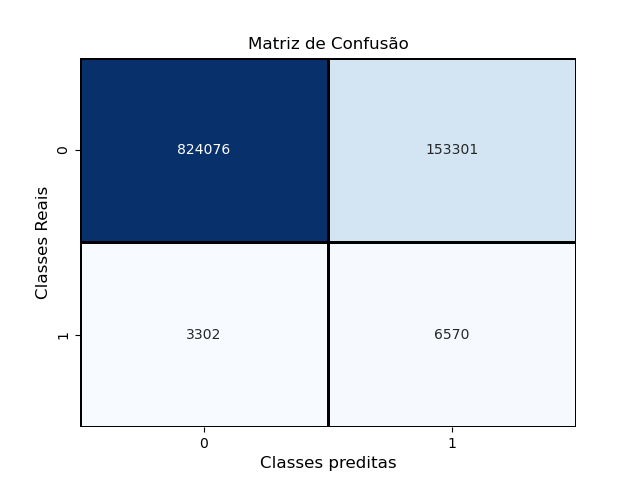

This figure's Python source:
#import os 
#os.environ["tf_gpu_allocator"]="cuda_malloc_async"


from sklearn.model_selection import train_test_split
from sklearn.metrics import confusion_matrix
from sklearn.metrics import accuracy_score
from sklearn.metrics import classification_report

from imblearn.over_sampling import SMOTE

import numpy as np
import matplotlib.pyplot as plt
import pandas as pd

import heapq 
#os.environ["tf_gpu_allocator"]="cuda_malloc_async"



import math
import seaborn as sns


import tensorflow as tf
from tensorflow import keras

from keras.layers import Dense, Input, Dropout, BatchNormalization
from keras.models import Sequential
from keras.utils import to_categorical
from keras.optimizers import Adam
from keras.callbacks import EarlyStopping





# Enable logging to see which CPU cores or operations are being placed
#tf.debugging.set_log_device_placement(True)
def step_function(x):
    return int(x >= 0) 


BS=256 #Batch SIze
LR=0.0001 #Learning Rate
DF=0.3 #Dropout Freq
WT=100.0 #weight for VH error in class_weight
L1=100 #Number of units in Hidden Layer 1
L2=100 #Number of units in Hidden Layer 2
#L3=1500 #Number of units in Hidden Layer 3

CW = {0: 1.0, 1: WT}

per=0.01 #percentagem de VH




#Training Bit
file_path = "training_bit.txt"

with open(file_path, 'r') as myfile:
    data_training = [list(line.strip()) for line in myfile] # Read each line, convert to a list of characters

#Create the DataFrame
X_treinamento_raw = pd.DataFrame(data_training).astype(int)
print(f"X_treinamento:\n{X_treinamento_raw.describe()}\n")
X_treinamento_raw=np.array(X_treinamento_raw)


#Validation Bit
file_path = "validation_bit.txt"

with open(file_path, 'r') as myfile:
    data_validation = [list(line.strip()) for line in myfile] # Read each line, convert to a list of characters

#Create the DataFrame
X_validacao = pd.DataFrame(data_validation).astype(int)
print(f"X_validacao:\n{X_validacao.describe()}\n")
X_validacao=np.array(X_validacao)


#Testing Bit
file_path = "testing_bit.txt"

with open(file_path, 'r') as myfile:
    data_testing = [list(line.strip()) for line in myfile] # Read each line, convert to a list of characters

#Create the DataFrame
X_teste = pd.DataFrame(data_testing).astype(int)
print(f"X_teste:\n{X_teste.describe()}\n")
X_teste=np.array(X_teste)



#Training Score
file_path = "training_score.txt"
y_treinamento_unravelled=pd.read_csv(file_path, header=None)
y_treinamento_unravelled.columns=['Score']
print(f"y_treinamento_unravelled:\n{y_treinamento_unravelled.describe()}\n")
y_treinamento=np.ravel(y_treinamento_unravelled)

y_treinamento_ar = heapq.nsmallest(math.floor(per*len(y_treinamento)), y_treinamento.T)
y_treinamento_lim = y_treinamento_ar[math.floor(per*len(y_treinamento))-1]
y_treinamento_VH_raw = np.array([1 if x<=y_treinamento_lim else 0 for x in y_treinamento.T])


smote = SMOTE(random_state=42)
X_treinamento, y_treinamento_VH = smote.fit_resample(X_treinamento_raw, y_treinamento_VH_raw)

# Temos 2 classes
# Converter o vetor de rótulos para uma matriz binária
# Alterar o conjunto de dados de rótulos para o formato de string binária 1-de-N (one-hot encoding)
# Teremos uma rede neural com 2 neurônios na camada de saída
#y_treinamento_VH = to_categorical(y_treinamento_VH)


#Validation Score
file_path = "validation_score.txt"
y_validacao_unravelled=pd.read_csv(file_path, header=None)
y_validacao_unravelled.columns=['Score']
print(f"y_validacao_unravelled:\n{y_validacao_unravelled.describe()}\n")
y_validacao=np.ravel(y_validacao_unravelled)

y_validacao_ar = heapq.nsmallest(math.floor(per*len(y_validacao)), y_validacao.T)
y_validacao_lim = y_validacao_ar[math.floor(per*len(y_validacao))-1]
y_validacao_VH = np.array([1 if x<=y_validacao_lim else 0 for x in y_validacao.T])

# Temos 2 classes
# Converter o vetor de rótulos para uma matriz binária
# Alterar o conjunto de dados de rótulos para o formato de string binária 1-de-N (one-hot encoding)
# Teremos uma rede neural com 2 neurônios na camada de saída
#y_validacao_VH = to_categorical(y_validacao_VH)

#Testing Score
file_path = "testing_score.txt"
y_teste_unravelled=pd.read_csv(file_path, header=None)
y_teste_unravelled.columns=['Score']
print(f"y_teste_unravelled:\n{y_teste_unravelled.describe()}\n")
y_teste=np.ravel(y_teste_unravelled)

y_teste_ar = heapq.nsmallest(math.floor(per*len(y_teste)), y_teste.T)
y_teste_lim = y_teste_ar[math.floor(per*len(y_teste))-1]
y_teste_VH = np.array([1 if x<=y_teste_lim else 0 for x in y_teste.T])

# Temos 2 classes
# Converter o vetor de rótulos para uma matriz binária
# Alterar o conjunto de dados de rótulos para o formato de string binária 1-de-N (one-hot encoding)
# Teremos uma rede neural com 2 neurônios na camada de saída
#y_teste_VH = to_categorical(y_teste_VH)






#num_objetos num_colunas
num_objetos, num_colunas = X_treinamento.shape


#Treino teste
#X_treino, X_teste, y_treino, y_teste = train_test_split(previsoes_df, previsoes_VH, test_size = 0.3, random_state = 42)
                                                                  
                                                                  
#Treinamento Validação
#X_treinamento, X_validacao, y_treinamento, y_validacao = train_test_split(X_treino, y_treino, test_size=0.2, random_state=42)


## Topologia da Rede Neural
# - relu:  função de ativação ReLU: f(x) = max(0, x)
# - softmax: cada neurônio de saída receberá uma probabilidade

modelo = Sequential()
modelo.add(Input(shape=(num_colunas,)))
modelo.add(Dense(units=L1,name='camada_escondida_1', activation='relu'))
modelo.add(BatchNormalization()) #Evita loss nan
modelo.add(Dropout(DF))
modelo.add(Dense(units=L2,name='camada_escondida_2', activation='relu'))
modelo.add(BatchNormalization())
modelo.add(Dropout(DF))
#modelo.add(Dense(units=L3,name='camada_escondida_3', activation='relu'))
#modelo.add(BatchNormalization())
#modelo.add(Dropout(DF))
modelo.add(Dense(units=1, name='camada_saida', activation='sigmoid')) #Ou é Virtual hit ou não é
modelo.add(BatchNormalization())
modelo.add(Dropout(DF))


## Parâmetros da Rede Neural
#  optimizer = algoritmo para atualizar os pesos baseado no loss:
#       Ex. 'adam', 'sgd', 'rmsprop'
#  loss = cálculo do erro.
#       Ex.: 'mean_squared_error','categorical_crossentropy', 'binary_crossentropy'
#  metrics = lista de métricas para avaliar o modeloL

#custom_adam = Adam(learning_rate=LR)  # Customizando para definir a learning_rate

#sgd_optimizer = keras.optimizers.SGD(learning_rate=0.01, momentum=0.9)

sgd_optimizer = keras.optimizers.SGD(
    learning_rate=LR,
    momentum=0.9,
    nesterov=True,
    weight_decay=1e-4  # Automatically applies L2 penalty to weights
)

modelo.compile(optimizer = sgd_optimizer,
               loss = 'mean_squared_error',
               metrics = ['accuracy', keras.metrics.Precision(), tf.keras.metrics.Recall()])

modelo.summary()






#Treinamento da Rede Neural

# 150 épocas

# Define the early stopping callback
early_stopping = EarlyStopping(
    monitor='val_loss',     # Watch the validation loss
    min_delta=0.001,        # Minimum change to qualify as an improvement
    patience=10,             # Number of epochs to tolerate oscillation/no improvement
    restore_best_weights=True, # Revert to the best model weights after stopping
    verbose=0
)


# Atenção para o conjunto de validação.

modelo.fit(X_treinamento,
           y_treinamento_VH,
           batch_size = BS,
           epochs = 150,
           class_weight=CW,
           validation_data = (X_validacao, y_validacao_VH), 
           callbacks=[early_stopping]
           )


#Salvar modelo
sv_pth='BS_'+str(BS)+'_LR_'+str(LR)+'_DF_'+str(DF)+'_WT_'+str(WT)+'_'+str(L1)+'_'+str(L2)#+'_'+str(L3)
#sv_pth='BS_'+str(BS)+'_LR_'+str(LR)+'_WT_'+str(WT)+'_'+str(L1)+'_'+str(L2)+'_'+str(L3)
modelo.save('./Resultados class/'+sv_pth+'/'+sv_pth+'.h5')


#Extração de previsões
previsoes = modelo.predict(X_teste)

y_previsao_matrix = [step_function(t-0.5) for t in previsoes]
y_teste_matrix = [step_function(t-0.5) for t in y_teste_VH]


# Acurácia do Modelo avaliada no Conjunto de Dados de teste:
accuracy = accuracy_score(y_teste_matrix, y_previsao_matrix)
print("Acurácia no conjunto de teste ( previsões Corretas / todas as previsões  ):\n", accuracy)



#Matriz de confusão - tabela com desempenho do modelo
confusao = confusion_matrix(y_teste_matrix, y_previsao_matrix)
print("Matriz de Confusão no Conjunto de Teste (Classes reais x Classes preditas):")

print("Matriz de Confusão")
print(confusao)

# Matriz de Confusão - representação mais informativa e didática
print("\n\n Matriz de Confusão")
sns.heatmap(
    confusao,
    annot=True,          # Show números nas células
    fmt='d',             # Números como inteiros
    cmap='Blues',        # Paleta de cores
    cbar=False,          # Remover barra à direita
    linewidths=1,        # Adicionar borda
    linecolor='black'    # Cor da borda
)
plt.xlabel('Classes preditas', fontsize=12)
plt.ylabel('Classes Reais', fontsize=12)
plt.title('Matriz de Confusão', fontsize=12)
plt.show()

#https://stackoverflow.com/questions/54141663/how-can-i-solve-error-allocation-exceeds-10-of-system-memory-on-keras
